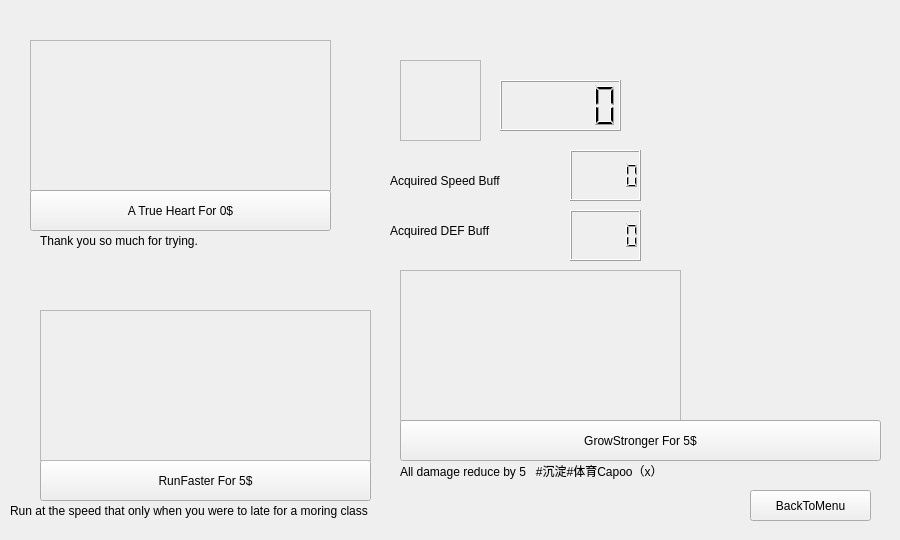
<?xml version="1.0" encoding="UTF-8"?>
<ui version="4.0">
 <class>ShopWidget</class>
 <widget class="QWidget" name="ShopWidget">
  <property name="geometry">
   <rect>
    <x>0</x>
    <y>0</y>
    <width>900</width>
    <height>540</height>
   </rect>
  </property>
  <property name="windowTitle">
   <string>Shop</string>
  </property>
  <property name="windowIcon">
   <iconset resource="imgs.qrc">
    <normaloff>:/img/ImagesForCapoo/WindowIcon.png</normaloff>:/img/ImagesForCapoo/WindowIcon.png</iconset>
  </property>
  <property name="styleSheet">
   <string notr="true">ShopWidget{
background-image: url(:/img/ImagesForCapoo/ShopBackground.png);
}</string>
  </property>
  <widget class="QPushButton" name="RunFaster">
   <property name="geometry">
    <rect>
     <x>40</x>
     <y>460</y>
     <width>331</width>
     <height>41</height>
    </rect>
   </property>
   <property name="text">
    <string>RunFaster For 5$</string>
   </property>
  </widget>
  <widget class="QLabel" name="label">
   <property name="geometry">
    <rect>
     <x>10</x>
     <y>500</y>
     <width>801</width>
     <height>21</height>
    </rect>
   </property>
   <property name="text">
    <string>Run at the speed that only when you were to late for a moring class</string>
   </property>
  </widget>
  <widget class="QFrame" name="frame">
   <property name="geometry">
    <rect>
     <x>400</x>
     <y>270</y>
     <width>281</width>
     <height>151</height>
    </rect>
   </property>
   <property name="styleSheet">
    <string notr="true">
background-image: url(:/img/ImagesForCapoo/DefBuff.png);
</string>
   </property>
   <property name="frameShape">
    <enum>QFrame::StyledPanel</enum>
   </property>
   <property name="frameShadow">
    <enum>QFrame::Raised</enum>
   </property>
  </widget>
  <widget class="QPushButton" name="GrowStronger">
   <property name="geometry">
    <rect>
     <x>400</x>
     <y>420</y>
     <width>481</width>
     <height>41</height>
    </rect>
   </property>
   <property name="text">
    <string>GrowStronger For 5$</string>
   </property>
  </widget>
  <widget class="QFrame" name="frame_2">
   <property name="geometry">
    <rect>
     <x>30</x>
     <y>40</y>
     <width>301</width>
     <height>151</height>
    </rect>
   </property>
   <property name="styleSheet">
    <string notr="true">background-image: url(:/img/ImagesForCapoo/AHeart.png);</string>
   </property>
   <property name="frameShape">
    <enum>QFrame::StyledPanel</enum>
   </property>
   <property name="frameShadow">
    <enum>QFrame::Raised</enum>
   </property>
  </widget>
  <widget class="QFrame" name="frame_3">
   <property name="geometry">
    <rect>
     <x>40</x>
     <y>310</y>
     <width>331</width>
     <height>151</height>
    </rect>
   </property>
   <property name="styleSheet">
    <string notr="true">background-image: url(:/img/ImagesForCapoo/SpeedBuff.png);</string>
   </property>
   <property name="frameShape">
    <enum>QFrame::StyledPanel</enum>
   </property>
   <property name="frameShadow">
    <enum>QFrame::Raised</enum>
   </property>
  </widget>
  <widget class="QPushButton" name="Love">
   <property name="geometry">
    <rect>
     <x>30</x>
     <y>190</y>
     <width>301</width>
     <height>41</height>
    </rect>
   </property>
   <property name="text">
    <string>A True Heart For 0$</string>
   </property>
  </widget>
  <widget class="QLabel" name="label_2">
   <property name="geometry">
    <rect>
     <x>40</x>
     <y>230</y>
     <width>311</width>
     <height>21</height>
    </rect>
   </property>
   <property name="text">
    <string>Thank you so much for trying.</string>
   </property>
  </widget>
  <widget class="QLabel" name="label_3">
   <property name="geometry">
    <rect>
     <x>400</x>
     <y>460</y>
     <width>561</width>
     <height>21</height>
    </rect>
   </property>
   <property name="text">
    <string>All damage reduce by 5   #沉淀#体育Capoo（x）</string>
   </property>
  </widget>
  <widget class="QLCDNumber" name="lcdNumber">
   <property name="geometry">
    <rect>
     <x>500</x>
     <y>80</y>
     <width>121</width>
     <height>51</height>
    </rect>
   </property>
  </widget>
  <widget class="QFrame" name="frame_4">
   <property name="geometry">
    <rect>
     <x>400</x>
     <y>60</y>
     <width>81</width>
     <height>81</height>
    </rect>
   </property>
   <property name="styleSheet">
    <string notr="true">background-image: url(:/img/ImagesForCapoo/Gold.png);</string>
   </property>
   <property name="frameShape">
    <enum>QFrame::StyledPanel</enum>
   </property>
   <property name="frameShadow">
    <enum>QFrame::Raised</enum>
   </property>
  </widget>
  <widget class="QPushButton" name="BackButton">
   <property name="geometry">
    <rect>
     <x>750</x>
     <y>490</y>
     <width>121</width>
     <height>31</height>
    </rect>
   </property>
   <property name="text">
    <string>BackToMenu</string>
   </property>
  </widget>
  <widget class="QLCDNumber" name="lcdNumber_2">
   <property name="geometry">
    <rect>
     <x>570</x>
     <y>150</y>
     <width>71</width>
     <height>51</height>
    </rect>
   </property>
  </widget>
  <widget class="QLCDNumber" name="lcdNumber_3">
   <property name="geometry">
    <rect>
     <x>570</x>
     <y>210</y>
     <width>71</width>
     <height>51</height>
    </rect>
   </property>
  </widget>
  <widget class="QLabel" name="label_4">
   <property name="geometry">
    <rect>
     <x>390</x>
     <y>150</y>
     <width>271</width>
     <height>61</height>
    </rect>
   </property>
   <property name="text">
    <string>Acquired Speed Buff</string>
   </property>
  </widget>
  <widget class="QLabel" name="label_5">
   <property name="geometry">
    <rect>
     <x>390</x>
     <y>200</y>
     <width>271</width>
     <height>61</height>
    </rect>
   </property>
   <property name="text">
    <string>Acquired DEF Buff</string>
   </property>
  </widget>
  <widget class="QLabel" name="label_6">
   <property name="geometry">
    <rect>
     <x>720</x>
     <y>300</y>
     <width>120</width>
     <height>120</height>
    </rect>
   </property>
   <property name="text">
    <string/>
   </property>
  </widget>
 </widget>
 <resources>
  <include location="imgs.qrc"/>
 </resources>
 <connections/>
</ui>
